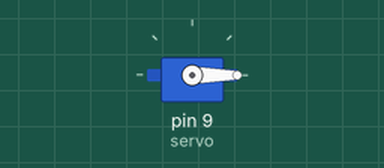
The sketch below on a simulated Arduino Uno, built with avr-gcc and run on an emulated ATmega328P. Shown: servo. What the sketch prints to the serial monitor is not drawn.

Above: at 0.05 s.
At 6.0 s:
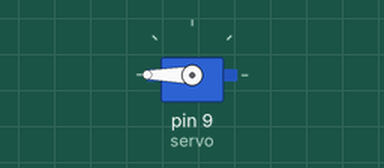
Timing chart, 0 to 7.8 s (numbered marks = the images above):
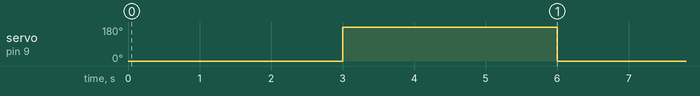

The sketch:

servo_test.ino
```cpp
// 서보 단독 테스트 — WiFi/LED 없이 서보만 3초마다 0도 <-> 180도 왕복
// 배선: 주황(신호)->D9, 빨강(가운데)->5V, 갈색->GND

#include <Servo.h>

Servo servo;

void setup() {
  Serial.begin(115200);
  servo.attach(9);
}

void loop() {
  Serial.println("0도로 이동");
  servo.write(0);
  delay(3000);
  Serial.println("180도로 이동");
  servo.write(180);
  delay(3000);
}
```

Measured:
- by itself, servo on pin 9 (servo): alternates 180° for 3.0 s and 0° for 3.0 s
